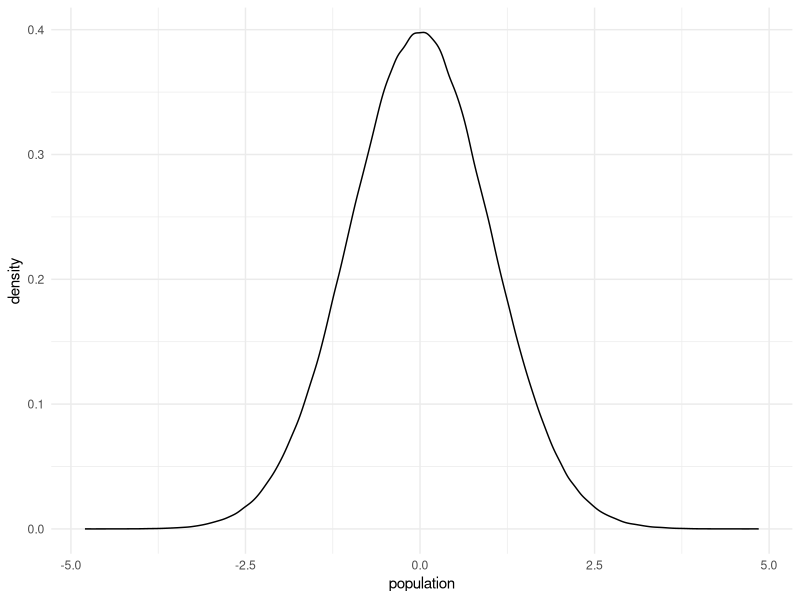
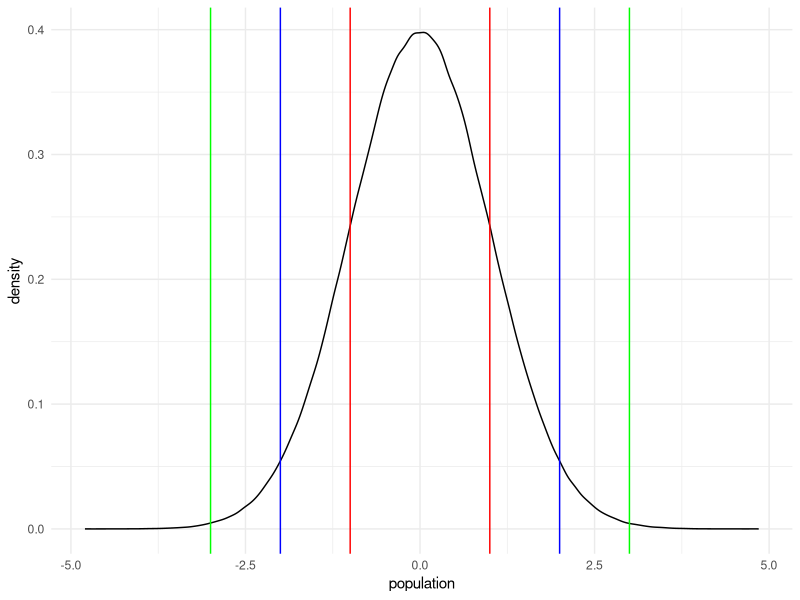
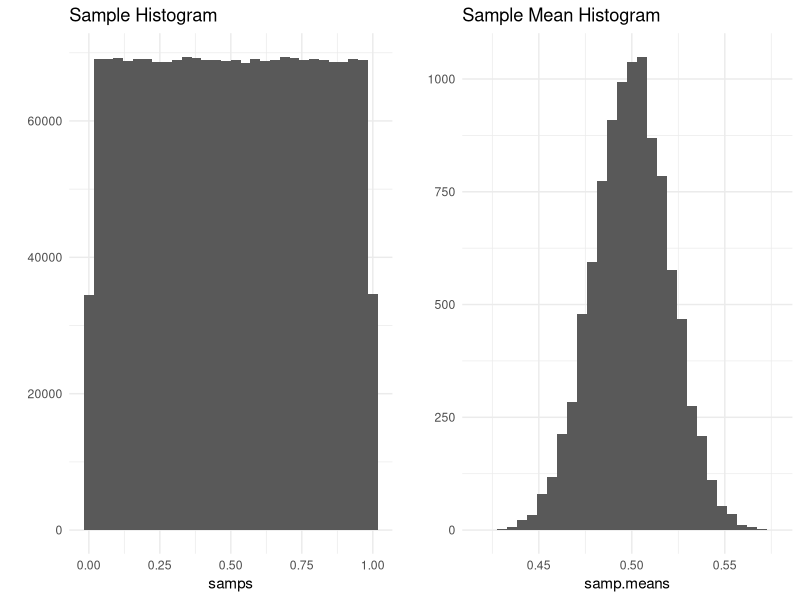
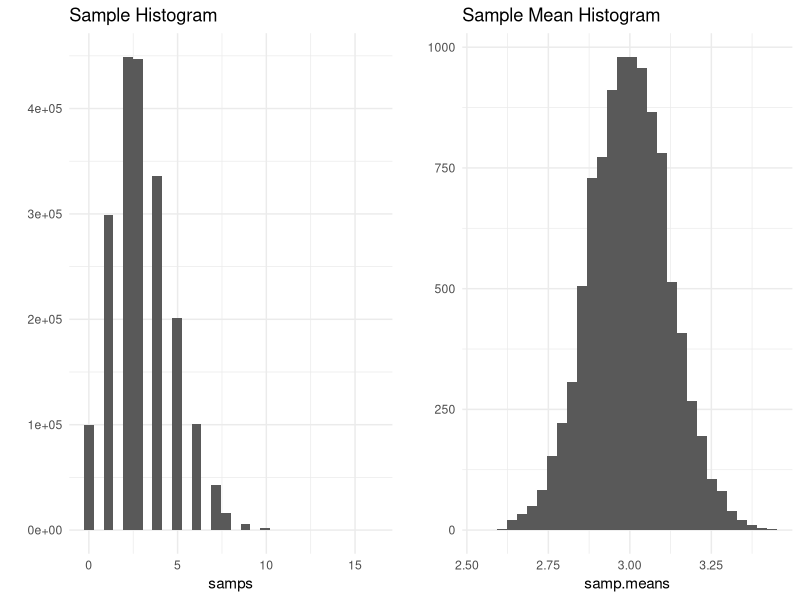
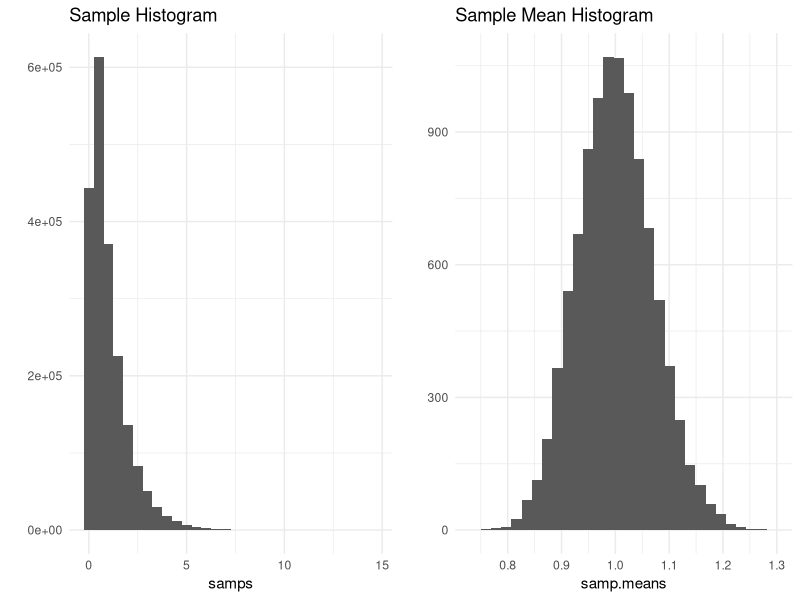
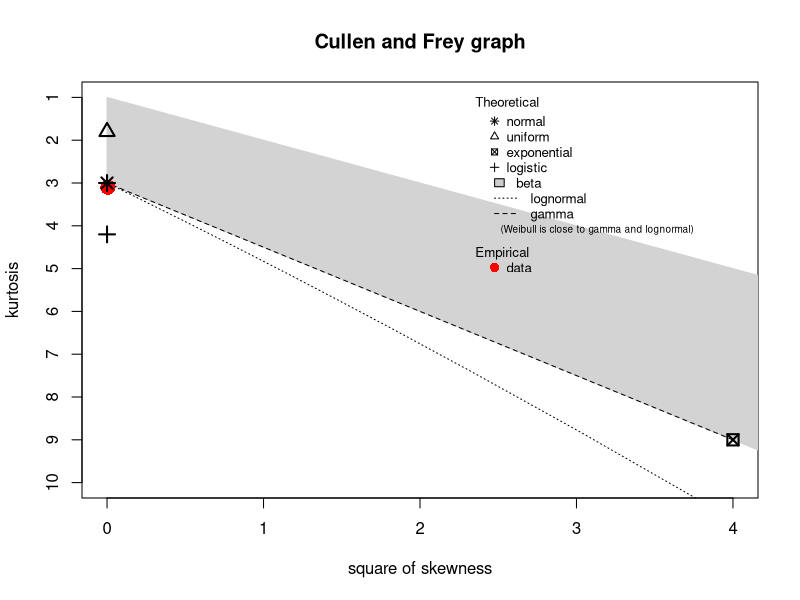
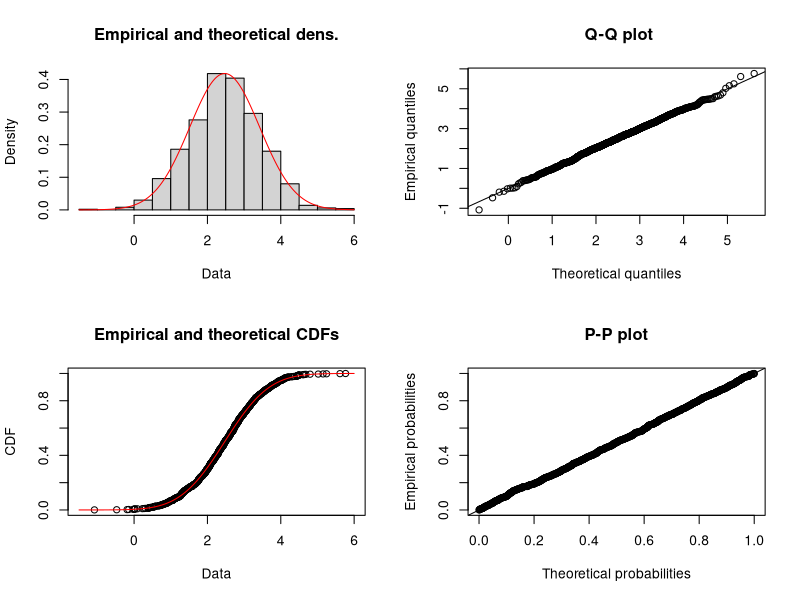
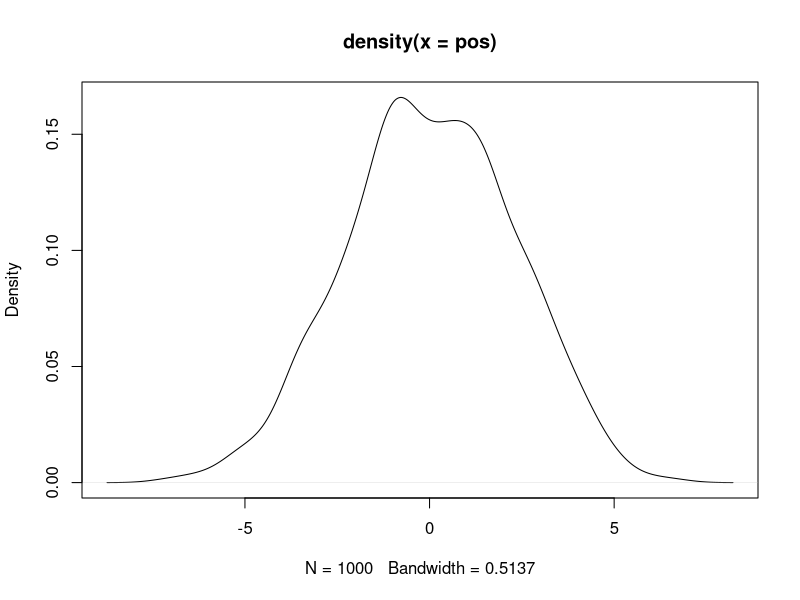

Recreate these plots in R, in order.
## ---- chunk 1
knitr::opts_chunk$set(echo = FALSE, warning = FALSE, message = FALSE, comment = "")
## ---- chunk 2
library(ggplot2)

library(gridExtra)

set.seed(123)

r = 10000

n = 200     

population = data.frame(population = rnorm(n = 1000000, mean = 0, sd = 1))

sample.means = function(samps, r, n) {
  rowMeans(matrix(samps, nrow = r, ncol = n))
}

qqplot.data = function(vec) {
  y = quantile(vec[!is.na(vec)], c(0.25, 0.75))
  x = qnorm(c(0.25, 0.75))
  slope = diff(y) / diff(x)
  int = y[1L] - slope * x[1L]

  d = data.frame(resids = vec)
  
  return(d)
}

generate.plots = function(samps, samp.means) {
  p1 = qplot(samps, geom = "histogram", bins = 30, 
             main = "Sample Histogram") + 
    theme_minimal()
  p2 = qplot(samp.means, geom = "histogram", bins = 30, 
             main="Sample Mean Histogram") + 
    theme_minimal()
  grid.arrange(p1,p2,ncol=2)
}

regions = data.frame(sdPlus1 = mean(population$population) + sd(population$population), 
                     sdMinus1 = mean(population$population) - sd(population$population), 
                     sdPlus2 = mean(population$population) + (2 * sd(population$population)), 
                     sdMinus2 = mean(population$population) - (2 * sd(population$population)), 
                     sdPlus3 = mean(population$population) + (3 * sd(population$population)), 
                     sdMinus3 = mean(population$population) - (3 * sd(population$population)))

ggplot(population, aes(population)) +
  geom_density() +
  theme_minimal()
## ---- chunk 3
ggplot(population, aes(population)) +
  geom_density() +
  geom_vline(xintercept = regions$sdPlus1, color = "red") +
  geom_vline(xintercept = regions$sdMinus1, color = "red") +
  geom_vline(xintercept = regions$sdPlus2, color = "blue") +
  geom_vline(xintercept = regions$sdMinus2, color = "blue") +
  geom_vline(xintercept = regions$sdPlus3, color = "green") +
  geom_vline(xintercept = regions$sdMinus3, color = "green") +
  theme_minimal()
## ---- chunk 4
samps = runif(r * n)

samp.means = sample.means(samps, r, n)

generate.plots(samps, samp.means)
## ---- chunk 5
samps = rpois(r * n, lambda = 3)

samp.means = sample.means(samps, r, n)

generate.plots(samps, samp.means)
## ---- chunk 6
samps = rexp(r * n, rate = 1)

samp.means = sample.means(samps, r, n)

generate.plots(samps, samp.means)
## ---- chunk 7

library(fitdistrplus)

normalTest = rnorm(1000, mean = 2.5, sd = 1)

descdist(normalTest)

plot(fitdist(normalTest, distr = "norm"))

## ---- chunk 8
pos = replicate(1000, sum(runif(16, -1, 1)))

plot(density(pos))
## ---- chunk 9
library(plyr)

library(ggplot2)

dataSteps = function(stepSize) {
  walks = data.frame(person = rep(1:100, each = stepSize), 
           position = unlist(rlply(100, cumsum(c(0, runif((stepSize - 1), -1, 1))))), 
           step = rep(1:stepSize, times = 100))
  
  return(walks)
}

walks = dataSteps(16)

ggplot(walks, aes(step, position, group = person)) + 
  geom_line(color = "#ff5500", alpha = .5) + 
  theme_minimal()
## ---- chunk 10
set.seed(1001)

population = rnorm(10000)

plot(density(population))
## ---- chunk 11
set.seed(1001)

smallSample = sample(population, 75, replace = FALSE)

plot(density(smallSample))
## ---- chunk 12
set.seed(1001)

mediumSample = sample(population, 250, replace = FALSE)

plot(density(mediumSample))
## ---- chunk 13
set.seed(1001)

biggerSample = sample(population, 1000, replace = FALSE)

plot(density(biggerSample))
## ---- chunk 14
set.seed(1001)

biggestSample = sample(population, 2500, replace = FALSE)

plot(density(biggestSample))
## ---- chunk 15
plot(density(population))
## ---- chunk 16
mean(population)

mean(biggerSample)

mean(biggestSample)
## ---- chunk 17
mean(sample(population, 2500, replace = FALSE))
## ---- chunk 18
mean(sample(population, 5000, replace = FALSE))
